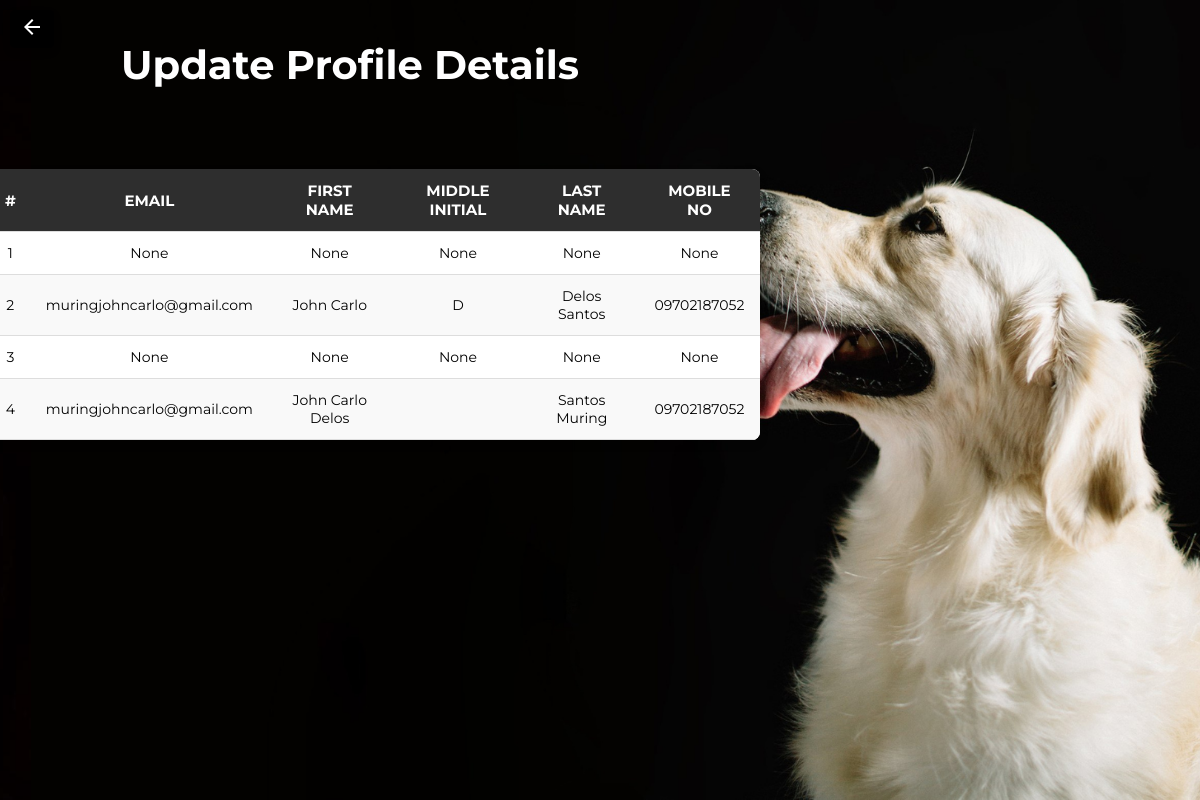
/profiles/ (signed in), run on an earlier commit of the app's database.
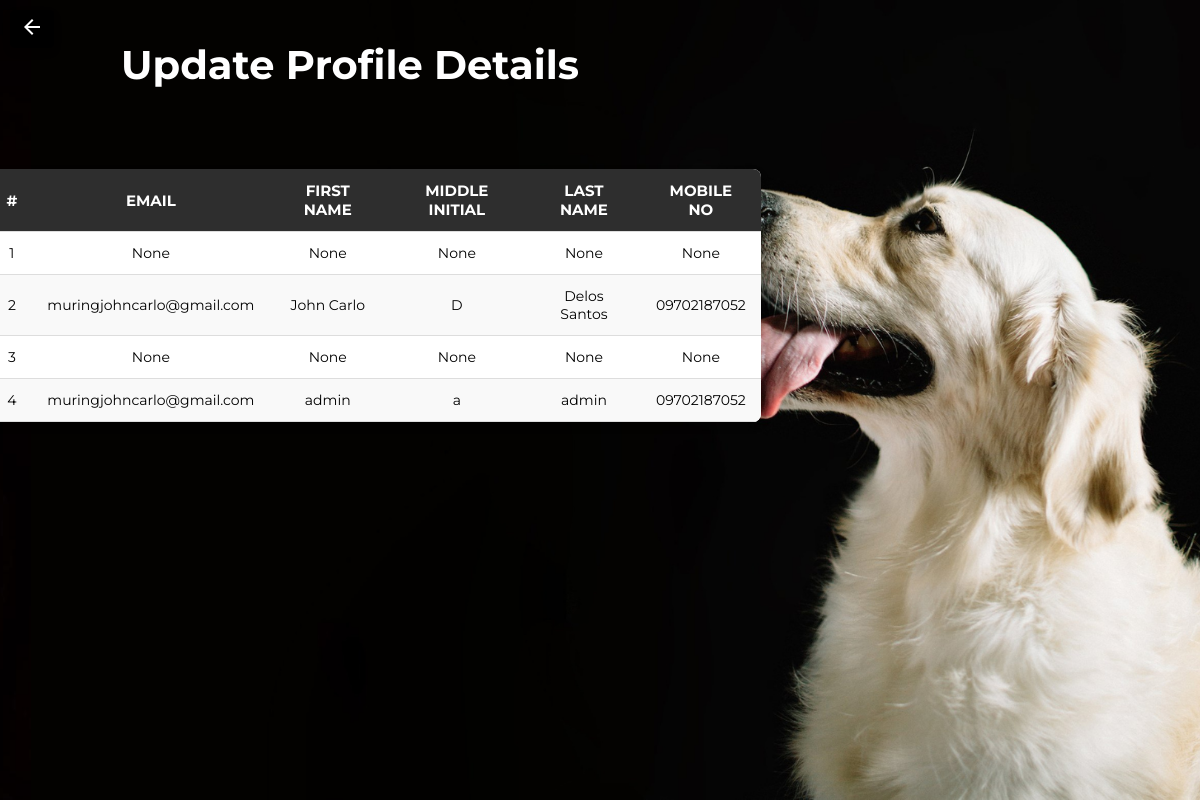
And on a later commit of the database.
### app/models.py (models this page shows, shortened)
class Profile(models.Model):
    user = models.OneToOneField(User, on_delete=models.CASCADE)
    email = models.EmailField(null=True, blank=True)
    first_name = models.CharField(max_length=30, null=True, blank=True)
    last_name = models.CharField(max_length=30, null=True, blank=True)
    middle_initial = models.CharField(max_length=2, null=True, blank=True)
    mobile_no = models.CharField(max_length=15, null=True, blank=True)
    onboarding_complete = models.BooleanField(default=False)
    account_type = models.CharField(max_length=10, null=True, blank=True, default="client")

### app/views.py (the view)
# urls.py: path('profiles/', views.profile_list, name='admin_profiles'),
@login_required
def profile_list(request):
    profiles = Profile.objects.all()
    return render(request, 'admin-update-profile.html', {'profiles': profiles})

### app/templates/admin-update-profile.html (shortened to what this page needs)
{% load static %}
<!DOCTYPE html>
<html lang="en">
<head>
    <link rel="stylesheet" href="{% static 'css/adminprof.css' %}">
</head>
<body>
<div class="admin-profiles-page">
    <a href="{% url 'admin-home' %}" class="home-btn">
        <button class="home-btn-button">
            <svg xmlns="http://www.w3.org/2000/svg" height="24px" viewBox="0 -960 960 960" width="24px" fill="#FFFFFF">
                <path d="m313-440 224 224-57 56-320-320 320-320 57 56-224 224h487v80H313Z"/>
            </svg>
        </button>
    </a>
    <div class="admin-profiles-main-text">
        <p>Update Profile Details</p>
    </div>
    <div class="admin-profiles-content">
        {% if profiles %}
        <div class="admin-profiles-table-container">
            <table class="admin-profiles-table">
                <thead>
                    <tr>
                        <th>#</th>
                        <th>Email</th>
                        <th>First Name</th>
                        <th>Middle Initial</th>
                        <th>Last Name</th>
                        <th>Mobile No</th>
                    </tr>
                </thead>
                <tbody>
                    {% for profile in profiles %}
                    <tr class="clickable-row" data-id="{{ profile.id }}"
                        data-email="{{ profile.email }}" data-first-name="{{ profile.first_name }}"
                        data-middle-initial="{{ profile.middle_initial }}" data-last-name="{{ profile.last_name }}"
                        data-mobile-no="{{ profile.mobile_no }}">
                        <td>{{ forloop.counter }}</td>
                        <td>{{ profile.email }}</td>
                        <td>{{ profile.first_name }}</td>
                        <td>{{ profile.middle_initial }}</td>
                        <td>{{ profile.last_name }}</td>
                        <td>{{ profile.mobile_no }}</td>
                    </tr>
                    {% endfor %}
                </tbody>
            </table>
        </div>
        {% else %}
        <div class="admin-profiles-no-appointments">
            <h2>No Profiles Registered</h2>
            <p>There are currently no profiles registered.</p>
        </div>
        {% endif %}
    </div>
</div>
</body>
</html>

What changed in the data, as far as the page shows it:
changed Profile: first_name "John Carlo Delos" → "admin"; middle_initial (not shown) → "a"; last_name "Santos Muring" → "admin"
